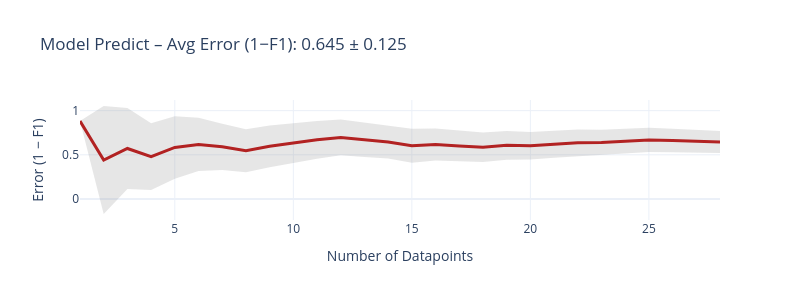
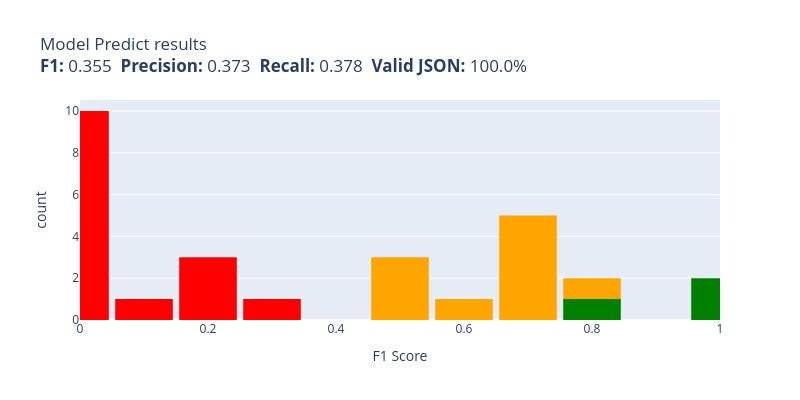

The notebook cell these images were saved under, in order:
### Code cell
from evaluate import evaluate
evaluate(model_predict, test)

### Figure 1 — Plotly figure (JSON) as saved in the notebook; plotly's stock layout.template omitted (floating-point values rounded to 4 significant figures)
{"data": [{"fill": "toself", "fillcolor": "rgba(128,128,128,0.2)", "hoverinfo": "skip", "line": {"color": "rgba(255,255,255,0)"}, "showlegend": false, "type": "scatter", "x": [1, 2, 3, 4, 5, 6, 7, 8, 9, 10, 11, 12, 13, 14, 15, 16, 17, 18, 19, 20, 21, 22, 23, 24, 25, 26, 27, 28, 28, 27, 26, 25, 24, 23, 22, 21, 20, 19, 18, 17, 16, 15, 14, 13, 12, 11, 10, 9, 8, 7, 6, 5, 4, 3, 2, 1], "y": [0.8824, 1.053, 1.03, 0.8571, 0.9365, 0.9184, 0.853, 0.7896, 0.8322, 0.8619, 0.8835, 0.8999, 0.8636, 0.8313, 0.794, 0.7986, 0.7741, 0.752, 0.7705, 0.7573, 0.7732, 0.7872, 0.7832, 0.7952, 0.806, 0.7948, 0.7844, 0.7703, 0.5195, 0.5285, 0.5301, 0.5319, 0.5151, 0.4971, 0.4883, 0.4679, 0.4458, 0.4433, 0.4181, 0.4256, 0.4345, 0.4101, 0.4588, 0.4745, 0.4942, 0.4555, 0.411, 0.3599, 0.3015, 0.328, 0.3167, 0.2297, 0.1008, 0.1137, -0.1703, 0.8824]}, {"customdata": [[0], [0.6114], [0.4582], [0.3781], [0.3534], [0.3009], [0.2625], [0.244], [0.2361], [0.2254], [0.214], [0.2029], [0.1945], [0.1862], [0.1919], [0.182], [0.1742], [0.1669], [0.1636], [0.1557], [0.1527], [0.1494], [0.143], [0.14], [0.137], [0.1323], [0.128], [0.1254]], "hovertemplate": "n=%{x}<br>Avg 1−F1=%{y:.3f}<br>±95% CI=%{customdata[0]:.3f}<extra></extra>", "line": {"color": "firebrick", "width": 3}, "mode": "lines", "name": "Cumulative Avg Error", "type": "scatter", "x": [1, 2, 3, 4, 5, 6, 7, 8, 9, 10, 11, 12, 13, 14, 15, 16, 17, 18, 19, 20, 21, 22, 23, 24, 25, 26, 27, 28], "y": [0.8824, 0.4412, 0.5719, 0.4789, 0.5831, 0.6175, 0.5905, 0.5456, 0.5961, 0.6365, 0.6695, 0.697, 0.6691, 0.6451, 0.6021, 0.6165, 0.5999, 0.5851, 0.6069, 0.6016, 0.6205, 0.6378, 0.6402, 0.6551, 0.6689, 0.6624, 0.6564, 0.6449]}], "layout": {"height": 300, "showlegend": false, "title": {"text": "Model Predict – Avg Error (1−F1): 0.645 ± 0.125"}, "width": 800, "xaxis": {"title": {"text": "Number of Datapoints"}}, "yaxis": {"title": {"text": "Error (1 − F1)"}}}}

### Figure 2 — Plotly figure (JSON) as saved in the notebook; plotly's stock layout.template omitted (floating-point values rounded to 4 significant figures)
{"data": [{"bingroup": "x", "hovertemplate": "color=red<br>F1 Score=%{x}<br>count=%{y}<extra></extra>", "legendgroup": "red", "marker": {"color": "red", "pattern": {"shape": ""}}, "name": "red", "nbinsx": 20, "orientation": "v", "showlegend": true, "type": "histogram", "x": [0.1176, 0.1667, 0.0, 0.2105, 0.0, 0.0, 0.0, 0.0, 0.1667, 0.0, 0.0, 0.0, 0.3077, 0.0, 0.0], "xaxis": "x", "yaxis": "y"}, {"bingroup": "x", "hovertemplate": "color=green<br>F1 Score=%{x}<br>count=%{y}<extra></extra>", "legendgroup": "green", "marker": {"color": "green", "pattern": {"shape": ""}}, "name": "green", "nbinsx": 20, "orientation": "v", "showlegend": true, "type": "histogram", "x": [1.0, 0.8, 1.0], "xaxis": "x", "yaxis": "y"}, {"bingroup": "x", "hovertemplate": "color=orange<br>F1 Score=%{x}<br>count=%{y}<extra></extra>", "legendgroup": "orange", "marker": {"color": "orange", "pattern": {"shape": ""}}, "name": "orange", "nbinsx": 20, "orientation": "v", "showlegend": true, "type": "histogram", "x": [0.5714, 0.7692, 0.6667, 0.6667, 0.6667, 0.6667, 0.5, 0.5, 0.5, 0.6667], "xaxis": "x", "yaxis": "y"}], "layout": {"bargap": 0.1, "barmode": "relative", "height": 400, "legend": {"title": {"text": "color"}, "tracegroupgap": 0}, "showlegend": false, "title": {"text": "Model Predict results<br><b>F1:</b> 0.355  <b>Precision:</b> 0.373  <b>Recall:</b> 0.378  <b>Valid JSON:</b> 100.0%"}, "width": 800, "xaxis": {"anchor": "y", "domain": [0, 1], "range": [0, 1], "title": {"text": "F1 Score"}}, "yaxis": {"anchor": "x", "domain": [0, 1], "title": {"text": "count"}}}}
